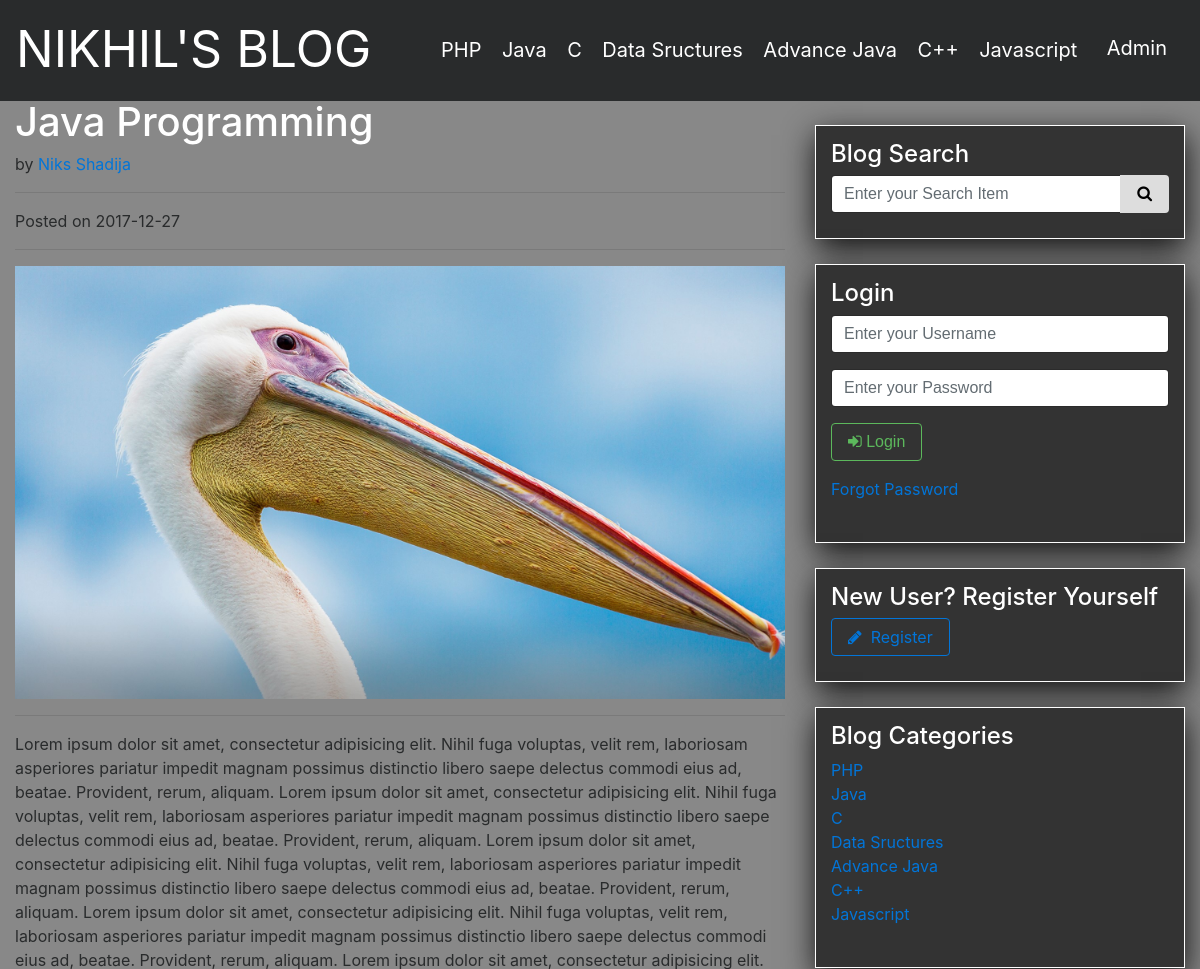
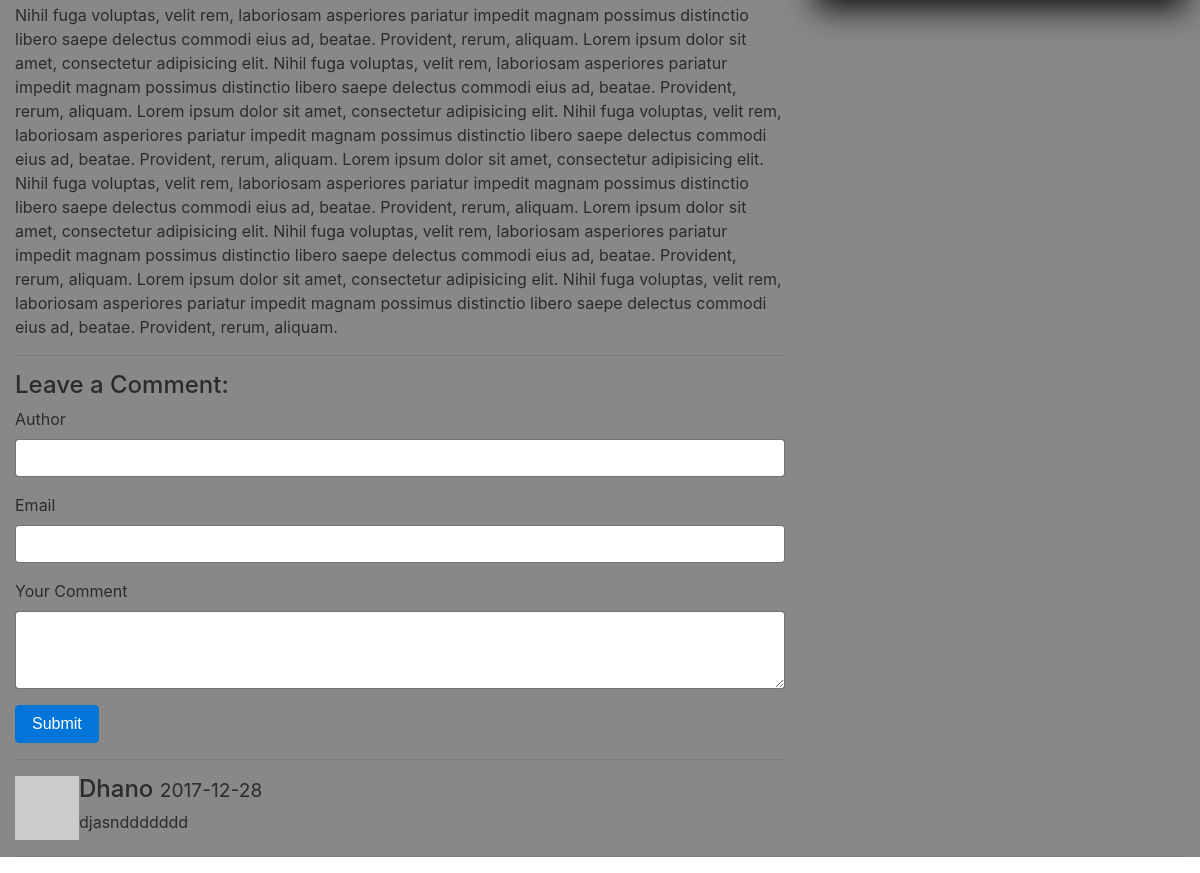
The page /post.php?p_id=2 on the database its author committed (2 pictures, top to bottom).
### tables this page shows
CREATE TABLE `categories` (
  `cat_id` int(11) NOT NULL,
  `cat_title` varchar(255) NOT NULL
);

CREATE TABLE `posts` (
  `post_id` int(11) NOT NULL,
  `post_category_id` int(11) NOT NULL,
  `post_title` varchar(255) NOT NULL,
  `post_author` int(11) NOT NULL,
  `post_date` date NOT NULL,
  `post_image` text NOT NULL,
  `post_content` text NOT NULL,
  `post_tags` varchar(255) NOT NULL,
  `post_comment_count` int(11) NOT NULL,
  `post_status` varchar(255) NOT NULL DEFAULT 'draft'
);

CREATE TABLE `users` (
  `user_id` int(11) NOT NULL,
  `username` varchar(255) NOT NULL,
  `user_password` varchar(255) NOT NULL,
  `user_firstname` varchar(255) NOT NULL,
  `user_lastname` varchar(255) NOT NULL,
  `user_email` varchar(255) NOT NULL,
  `user_image` text NOT NULL,
  `user_role` varchar(255) NOT NULL
);

CREATE TABLE `comments` (
  `comment_id` int(11) NOT NULL,
  `comment_post_id` int(11) NOT NULL,
  `comment_author` varchar(255) NOT NULL,
  `comment_email` varchar(255) NOT NULL,
  `comment_content` text NOT NULL,
  `comment_status` varchar(255) NOT NULL,
  `comment_date` date NOT NULL
);

### post.php (the view, shortened to what this page needs)
<!DOCTYPE html>
<html lang="en">
<?php
    include_once("includes/header.php");
    include_once("main/admin/functions.php");
?>
<body>
    <?php
        include_once("includes/navigation.php");
    ?>
    <div class="container-fluid">
        <div class="row">
            <div class="col-lg-8 col-md-6 offset-md-3 offset-lg-0">
               <?php
                    if(isset($_GET['p_id'] ) ) {
                        $post_id = $_GET['p_id'];
                        $query = "SELECT * FROM posts, users WHERE posts.post_author = users.user_id AND posts.post_id = $post_id";
                        $select_all_posts_query = mysqli_query($connection, $query);
                        if($row = mysqli_fetch_assoc($select_all_posts_query)) {
                            $post_title = $row['post_title'];
                            $post_author = $row['user_firstname'] . " " . $row['user_lastname'];
                            $post_date = $row['post_date'];
                            $post_image = $row['post_image'];
                            $post_content = $row['post_content'];
                ?>
               <div class="post-item">
                <div class="post-title">
                <h1><?php echo $post_title?></h1>
                </div>
                <p>
                    by <a href="#"><?php echo $post_author?></a>
                </p>
                <hr>
                <p><span class="glyphicon glyphicon-time"></span> Posted on <?php echo $post_date?></p>
                <hr>
                <img class="img-fluid" src="main/images/<?php echo $post_image?>" alt="<?php echo $post_title?>">
                <hr>
                <p><?php echo $post_content?></p>
                <hr>
           <?php
                        }
                        echo "</div>";
                        include_once("comments.php");
                    }
                    else{
                    ?>
                    <h2 style="">You are No Access To This Page</h2>
                    <?php
                    }
          ?>
            </div>
            <div class="col-lg-4 col-md-6 offset-md-3 offset-lg-0">
            <?php
                include_once("includes/sidebar.php");
            ?>
            </div>
        </div>
        <hr>
    </div>
</body>
</html>

### includes/header.php (shortened to what this page needs)
<head>
    <link rel="stylesheet" href="vendors/bootstrap/css/bootstrap.min.css">
    <link rel="stylesheet" href="vendors/font-awesome/css/font-awesome.min.css">
    <link rel="stylesheet" href="css/styles.css">
</head>

### includes/navigation.php (shortened to what this page needs)
<nav class="navbar navbar-toggleable-md navbar-inverse bg-inverse col-lg-12 col-md-12">
    <a class="navbar-brand" href="index.php">
        <span class="navbar-link">  <span class="nav-category"  style="font-size: 50px;" >NIKHIL&#39;S BLOG</span></span></a>
    <div class="collapse navbar-collapse" id="navbarNavDropdown">
        <ul class="navbar-nav ml-auto">
            <?php
                        $query = "SELECT * FROM categories";
                        $select_all_categories_query = mysqli_query($connection, $query);
                        while($row = mysqli_fetch_assoc($select_all_categories_query)) {
                            $cat_id = $row['cat_id'];
                            $category_title = $row['cat_title'];
                            echo    "<li class='nav-item'><a class='navbar-link text-primary nav-link' href='main/categories.php?c_id=$cat_id'><span class='nav-category'>$category_title</span><span class='sr-only'>(current)</span></a></li>";
                        }
                    ?>
            <li class="nav-item">
                <a class="btn text-success navbar-link" href="main/admin/index.php"><span class="nav-category">Admin</span> <span class="sr-only">(current)</span></a>
            </li>
        </ul>
    </div>
</nav>

### comments.php (shortened to what this page needs)
<div class="well">
    <h4>Leave a Comment:</h4>
    <form role="form" action="" method="post">
       <div class="form-group">
           <label for="author">Author</label>
           <input type="text" class="form-control" id="author" name="comment_author">
        </div>
        <div class="form-group">
           <label for="email">Email</label>
           <input type="text" class="form-control" id="email" name="comment_email">
        </div>
        <div class="form-group">
           <label for="comment">Your Comment</label>
            <textarea class="form-control" rows="3" id="comment" name="comment_content"></textarea>
        </div>
        <button type="submit" class="btn btn-primary" name="create_comment">Submit</button>
    </form>
</div>
<hr>
<?php
    $comment_post_id = $_GET['p_id'];
    $query = "SELECT * FROM comments WHERE comment_post_id = $comment_post_id and comment_status = 'approved' ORDER BY comment_id DESC";
    $select_all_comments_query = mysqli_query($connection, $query);
    while($row = mysqli_fetch_assoc($select_all_comments_query)) {
        $comment_author = $row['comment_author'];
        $comment_date = $row['comment_date'];
        $comment_content = $row['comment_content'];
?>
<div class="media">
    <a class="pull-left" href="#"> <img class="media-object" src="http://placehold.it/64x64" alt=""> </a>
    <div class="media-body">
        <h4 class="media-heading"><?php echo $comment_author; ?>
                            <small><?php echo $comment_date; ?></small>
                        </h4> <?php echo $comment_content; ?>
    </div>
</div>
<?php
    }
?>

### includes/sidebar.php
<div class="sidebar">
    <div class="well search-container">
        <h4>Blog Search</h4>
        <form action="main/search.php" method="post">
            <div class="input-group">
                <input type="text" class="form-control sidebar-field" name="search" placeholder="Enter your Search Item"> <span class="input-group-btn">
                                    <button class="btn btn-default search-btn" name="submit" type="submit">
                                        <span class="fa fa-search"></span> </button>
                </span>
            </div>
        </form>
    </div>
    <div class="well login-container">
        <h4>Login</h4>
        <form action="includes/login.php" method="post">
            <div class="form-group">
                <input type="text" class="form-control sidebar-field" name="username" placeholder="Enter your Username">
            </div>
            <div class="form-group">
                <input type="password" class="form-control sidebar-field" name="password" placeholder="Enter your Password">
            </div>
            <div class="form-group">
                    <button class="btn btn-outline-success login-btn" name="login" type="submit"><span class="fa fa-sign-in"></span> Login</button>
            </div>
            <div class="form-group">
                <a href="main/forgot.php?forgot=<?php echo uniqid(true); ?>">Forgot Password</a>
            </div>
        </form>
    </div>
        <div class="well register-container">
            <h4>New User? Register Yourself</h4>
            <a href="main/register.php" class="btn btn-outline-primary"> <span class="fa fa-pencil"></span>&nbsp; Register </a>
        </div>
    <?php
        $query = "SELECT * FROM categories";
        $select_all_categories_query = mysqli_query($connection, $query);
    ?>
        <div class="well categories-container">
            <h4>Blog Categories</h4>
            <div class="row">
                <div class="col-lg-6">
                    <ul class="list-unstyled">
                        <?php
            while($row = mysqli_fetch_assoc($select_all_categories_query)) {
                    $cat_id = $row['cat_id'];
                    $category_title = $row['cat_title'];
                    echo "<li><a href='categories.php?c_id=$cat_id'>$category_title</a></li>";
            }
?>
                    </ul>
                </div>
            </div>
        </div>
</div>

### css/styles.css (style rules this page uses)
.container-fluid { margin-top: 100px; background: #888; }
.post-author, .post-title { text-decoration: none; color: #FFF; }
.navbar { position: fixed; top: 0; z-index: 100000; }
.navbar-nav li { display: inline-block; }
.nav-category { font-size: 20px; color: #FFF; }
.navbar-link::after { content: ''; width: 0; display: block; height: 2px; background: #5CB85C; }
.sidebar { margin-top: 25px; }
.sidebar .search-container, .sidebar .login-container, .sidebar .register-container, .sidebar .categories-container { background: #333; color: #FFF; border: 1px solid #FFF; padding: 15px; padding-bottom: 25px; box-shadow: 1px 10px 30px 0px #111; }
.sidebar .login-container, .sidebar .register-container, .sidebar .categories-container { margin-top: 25px; }
.search-btn { background: #DDD; }

### rows shown on the page
categories: cat_title "PHP"
categories: cat_title "Java"
categories: cat_title "C"
categories: cat_title "Data Sructures"
categories: cat_title "Advance Java"
categories: cat_title "C++"
categories: cat_title "Javascript"
posts: post_title "Java Programming", users.user_firstname+user_lastname "Niks Shadija", post_date "2017-12-27", post_image (picture), post_content "Lorem ipsum dolor sit amet, consectetur adipisicing elit. Nihil fuga voluptas, velit rem, laboriosam asperiores pariatur impedit magnam possimus distinctio libero saepe delectus commodi eius ad, beatae. Provident, rerum, aliquam. Lorem ipsum dolor sit amet, consectetur adipisicing elit. Nihil fuga voluptas, velit rem, laboriosam asperiores pariatur impedit magnam possimus distinctio libero saepe delectus commodi eius ad, beatae. Provident, rerum, aliquam. Lorem ipsum dolor sit amet, consectetur adipisicing elit. Nihil fuga voluptas, velit rem, laboriosam asperiores pariatur impedit magnam possimus distinctio libero saepe delectus commodi eius ad, beatae. Provident, rerum, aliquam. Lorem…"
comments: comment_author "Dhano", comment_date "2017-12-28", comment_content "djasnddddddd"
